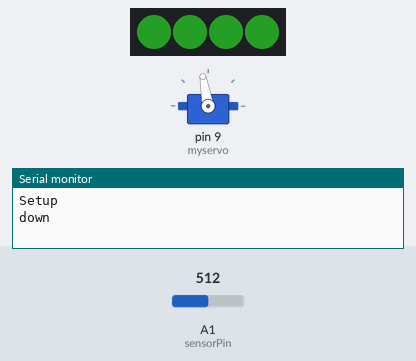
This sketch was run on a simulated Arduino Uno, built with avr-gcc and run on an emulated ATmega328P. Shown: servo, 4 RGB LEDs in strip order, left to right, the last lines printed to the serial monitor. The inputs (shaded band) are chosen by the test bench; at power-on: A1 (sensorPin) = 512. Dim RGB values are drawn brighter than linear.

Above: at 0.1 s.
At 2.62 s:
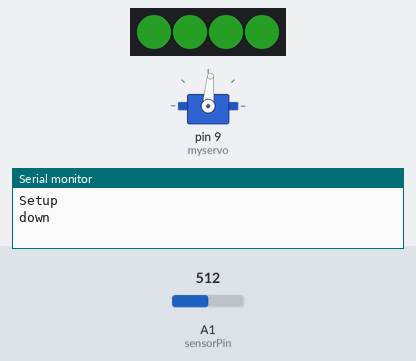
At 6.0 s:
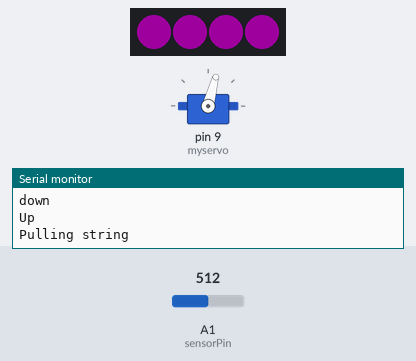
Timing chart, 0 to 7.5 s (numbered marks = the images above):
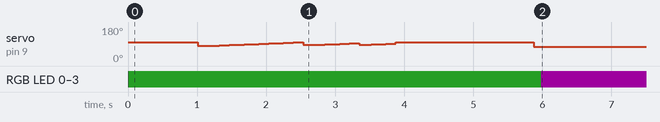

The sketch:

ThreeServoLamp.ino
```cpp
#include <Servo.h>
#include <FastLED.h>

#define debug
#define NUM_LEDS 4
#define DATA_PIN 7
CRGB leds[NUM_LEDS];

Servo myservo;


int pos = 0;    // variable to store the servo speed
int minpos = 90;
int minpos1 = 0;
int minpos2 = 0;
int minpos3 = 0;
int sensorPin = A1;
int i;
int analog;
int anzahl = 10;
int minimum = 0;
int maxpower = 0;
uint8_t hue = 0;


void setup() {
  #ifdef debug
    Serial.begin(57600);
    Serial.println("Setup");
  #endif
  myservo.attach(9);  // attaches the servo on pin 9 to the servo object
  myservo.write(78);
  LEDS.addLeds<WS2812B,DATA_PIN,GRB>(leds,NUM_LEDS);
  LEDS.setBrightness(55);

  ledColor(CRGB::ForestGreen);
// down a little bit
  down();
  delay(1000);

  calibrate();

  down();
  delay(2000);

  pullToStall();

  down();
  delay(1000);
  stop();
  #ifdef debug
    Serial.println("Ready in starting position");
  #endif
}

void loop() {
  down();
//  ledcycle();
  ledColor(CRGB::Crimson);
  for(i=0;i<100;i++){
    delay(40);
  }
  up();
  for(i=0;i<100;i++){
    ledcycle();
    delay(40);
  }

}

void up(){
  #ifdef debug
    Serial.println("Up");
  #endif
  myservo.write(minpos-15);
}
void down(){
  #ifdef debug
    Serial.println("down");
  #endif
  myservo.write(minpos+10);
}
void stop(){
  myservo.write(minpos);
}

void calibrate(){
  sweep(80,100);
  minpos1=minpos;
  sweep(minpos1-5,minpos1+5);
  minpos2=minpos;
  sweep(minpos1-3,minpos1+3);
  minpos3=minpos;
  minpos=round((0.0+minpos1+minpos2+minpos3)/3.0);
  #ifdef debug
    Serial.print("Minpos: ");
    Serial.println(minpos);
    Serial.print("Maxpower: ");
    Serial.println(maxpower);
    Serial.println("Servo calibrated");
    Serial.println("");
  #endif
}

void pullToStall(){
// Tries to detect the servo stall
// by measuring the voltage along a shunt resistor
// of 1 Ohm at an analog input
  up();
  #ifdef debug
    Serial.println("Pulling string");
  #endif
  delay(100); // Avoid peaks due to abrupt changes
  ledColor(CRGB::DarkMagenta);
  do{
    analog=readValue(sensorPin);
    #ifdef debug
      Serial.println(analog);
    #endif
    delay(20);
  }while(analog<maxpower+35);

}

void sweep(int from, int to){
  myservo.write(from);
  delay(100); // Avoid peaks due to abrupt changes
  for (pos = from; pos < to; pos++ ) {
    myservo.write(pos);

    analog=readValue(sensorPin);
    if(analog>maxpower){
      maxpower=analog;
    }
    if(analog<minimum){
      minimum=analog;
      minpos = pos;
    }
  }
  myservo.write(minpos);
}

int readValue(int readPin){
    analog = 0;
    for(i = 0;i<anzahl;i++){
      analog += analogRead(readPin);
      delay(7);
    }
    analog /= anzahl;
    return analog;
}

void ledcycle(){
  for(int i = 0; i < NUM_LEDS; i++) {
    leds[i] = CHSV(hue++, 255, 255);
    FastLED.show();
  }
}

void ledColor(CRGB color){
  for(int i = 0; i < NUM_LEDS; i++) {
    leds[i] = CRGB(color);
    FastLED.show();
  }

}
```

Measured:
- by itself, RGB LED 0–3: off → RGB(7, 30, 7) at 0.01 s, → RGB(30, 0, 30) 6.0 s later
